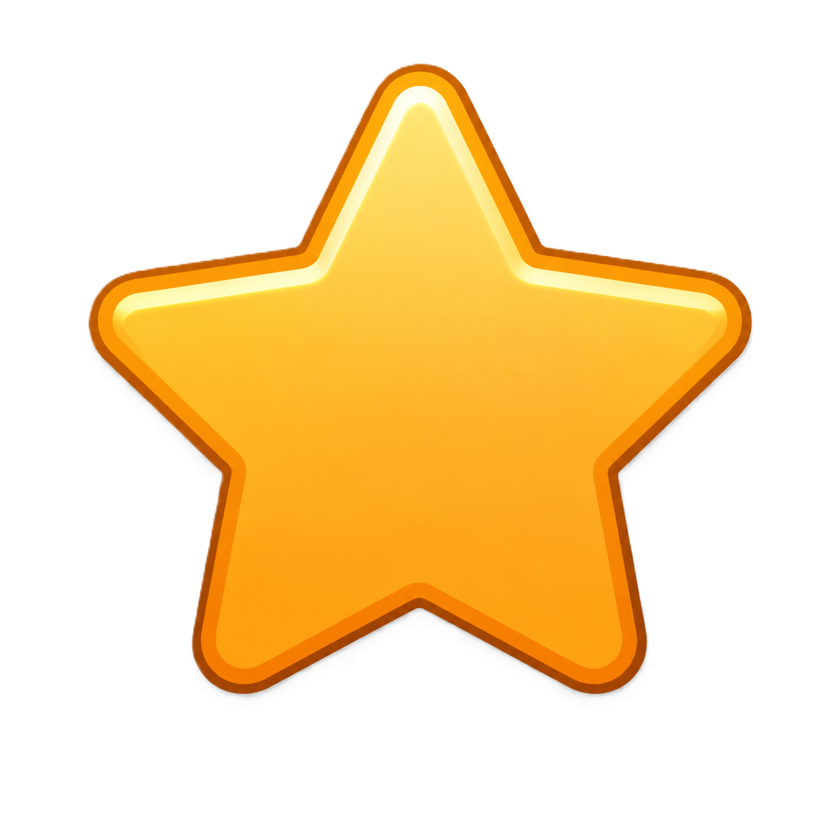
#> input picture kumpulan_icon/icon_moderator.png, 840 x 840 px, shrunk from 1254 x 1254 before the run, found by its file name
$ python clean_edge.py
#> lines starting #> are read from the running program, lines starting #| are printed output that depends on the picture; after the words box and inside, x2 and y2 are one past the last pixel; in counts of white or black regions, pixels touching at a corner belong together
import os
import numpy as np
from PIL import Image
from scipy.ndimage import binary_erosion

assets_dir = 'src/assets'
icons = [
    'icon_moderator.png',
    'icon_operator.png',
    'icon_voice.png',
    'icon_controlled.png',
    'icon_wait.png',
    'icon_wait_controlled.png',
    'icon_silent.png'
]

for icon in icons:
    path = os.path.join(assets_dir, icon)
    if not os.path.exists(path): continue

    img = Image.open(path).convert('RGBA')
#> img is the input picture: PIL image 840x840 RGBA; mean R, G, B, A 87.9, 63.1, 20, 85.3
    data = np.array(img)

    # Current alpha
    alpha = data[:, :, 3] > 128
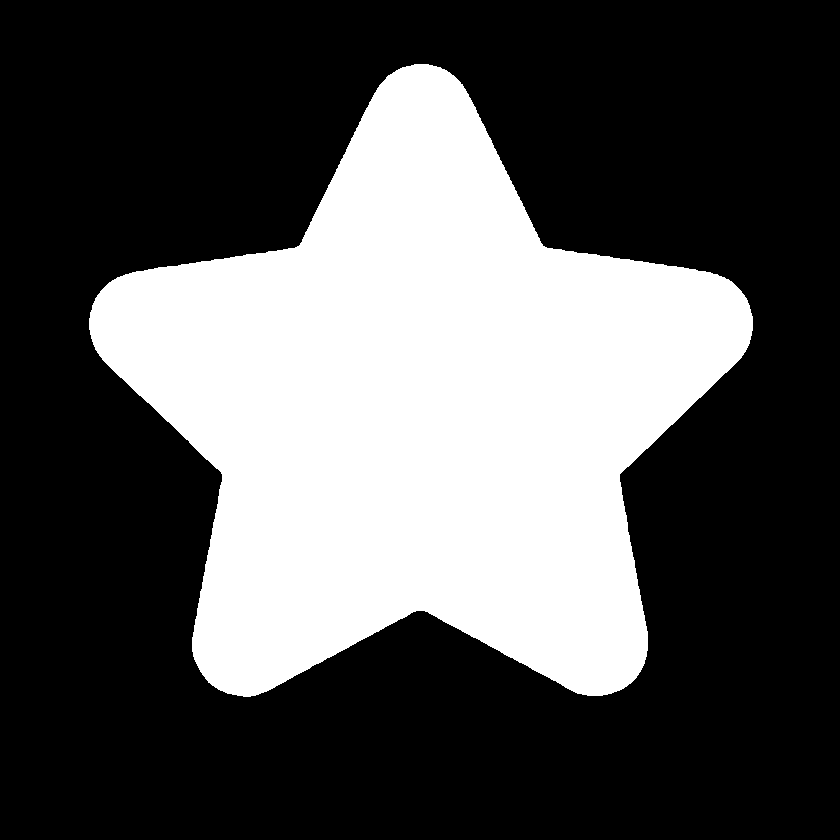
#> alpha: shape (840, 840) bool; 33.4% white; 1 white region, box (x1, y1, x2, y2) and area: (89, 64, 753, 697) 235463

    # Erode the alpha mask by 1 pixel to remove the anti-aliased fringe
    eroded_alpha = binary_erosion(alpha)
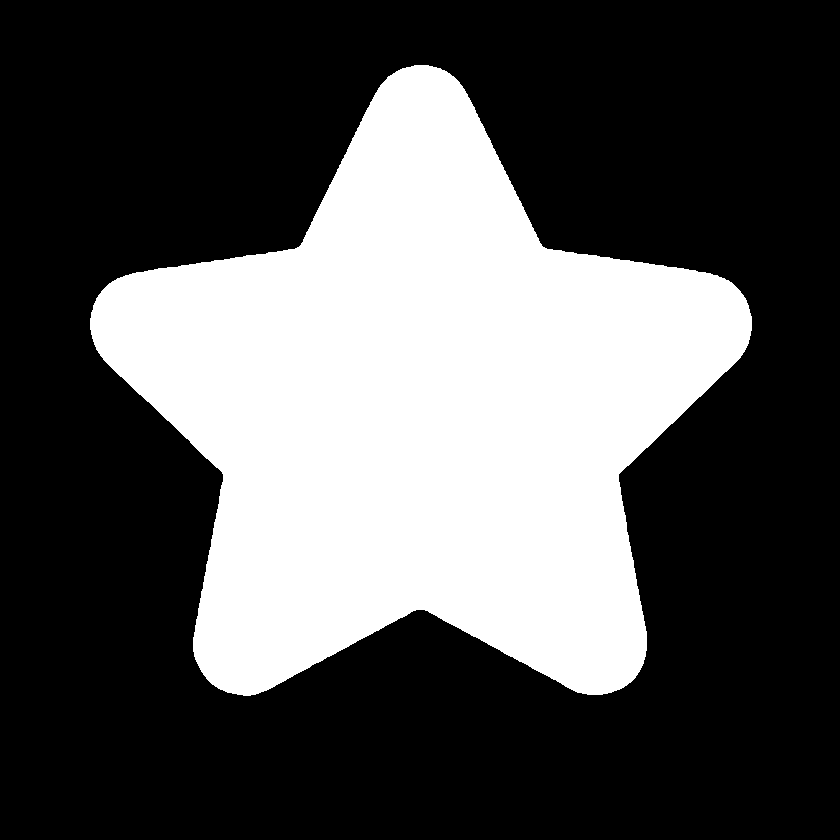
#> eroded_alpha: shape (840, 840) bool; 33.1% white; 1 white region, box (x1, y1, x2, y2) and area: (90, 65, 752, 696) 233442

    # Apply new alpha
    new_data = data.copy()
    new_data[~eroded_alpha, 3] = 0
    new_data[eroded_alpha, 3] = 255
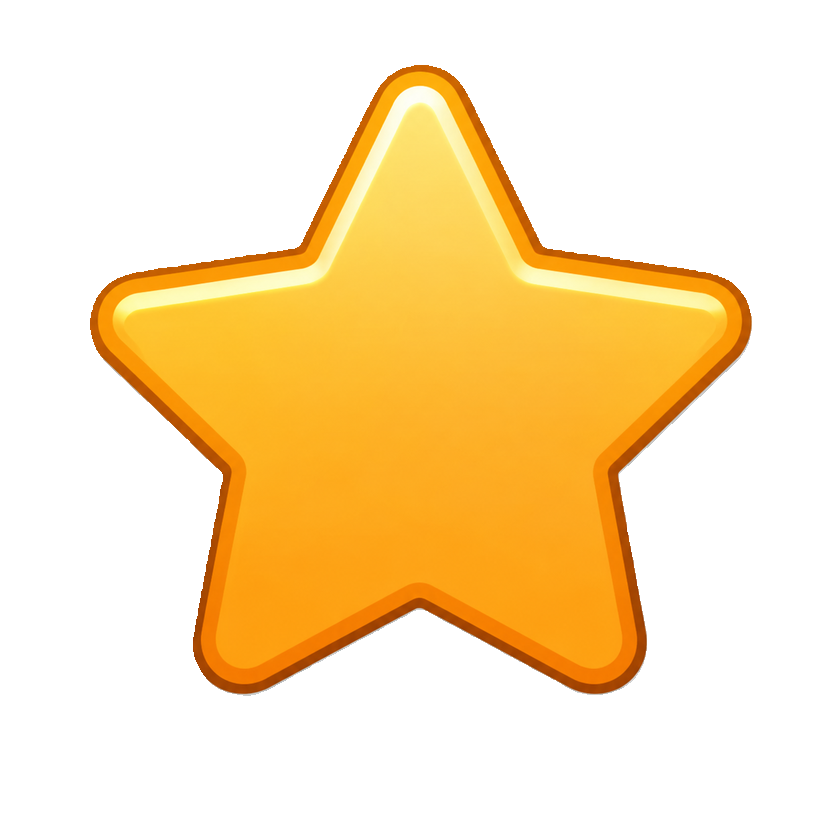
#> new_data: shape (840, 840, 4); mean R, G, B, A 87.9, 63.1, 20, 84.4; transparent parts drawn white
#> pass 3 of the loop `for icon in icons:`:
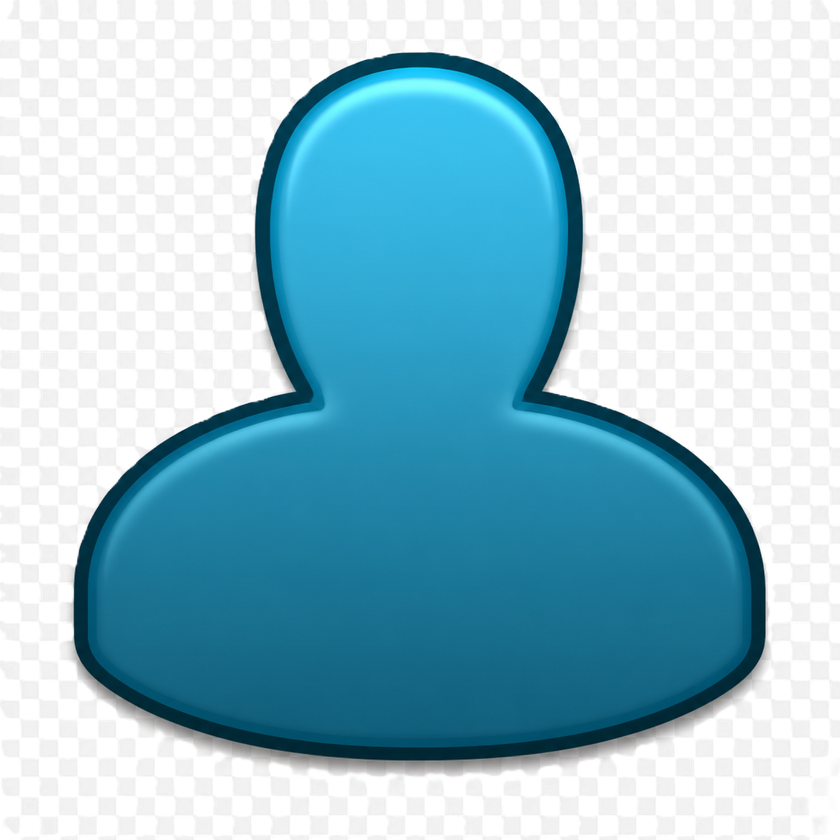
#> input picture kumpulan_icon/icon_voice.png, 840 x 840 px, shrunk from 1254 x 1254 before the run, found by its file name
#> img is the input picture: PIL image 840x840 RGBA; mean R, G, B, A 106.9, 149.2, 163.8, 182.8
#> `alpha = data[:, :, 3] > 128`:
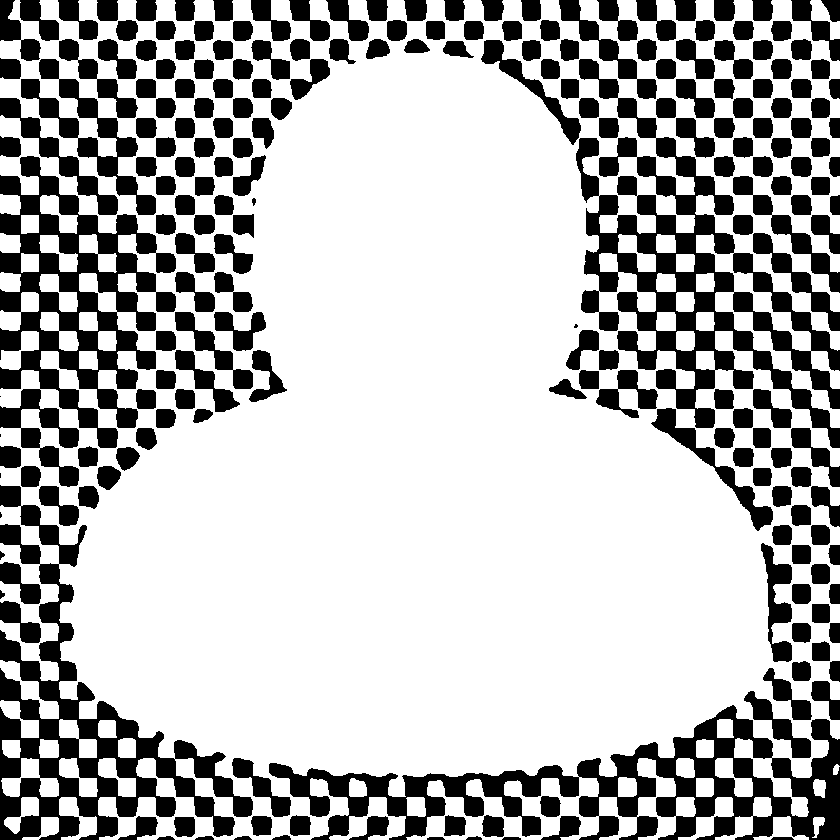
#> alpha: shape (840, 840) bool; 71.7% white; 214 black regions (5 under 20 px), largest, box (x1, y1, x2, y2) and area: (576, 59, 840, 448) 26863, (269, 705, 840, 840) 23717, (0, 156, 176, 487) 21869
#> eroded_alpha: shape (840, 840) bool; 66.5% white; 55 black regions, largest, box (x1, y1, x2, y2) and area: (0, 0, 840, 840) 200825, (250, 38, 331, 101) 2183, (174, 271, 267, 352) 2074
#> `new_data[eroded_alpha, 3] = 255`:
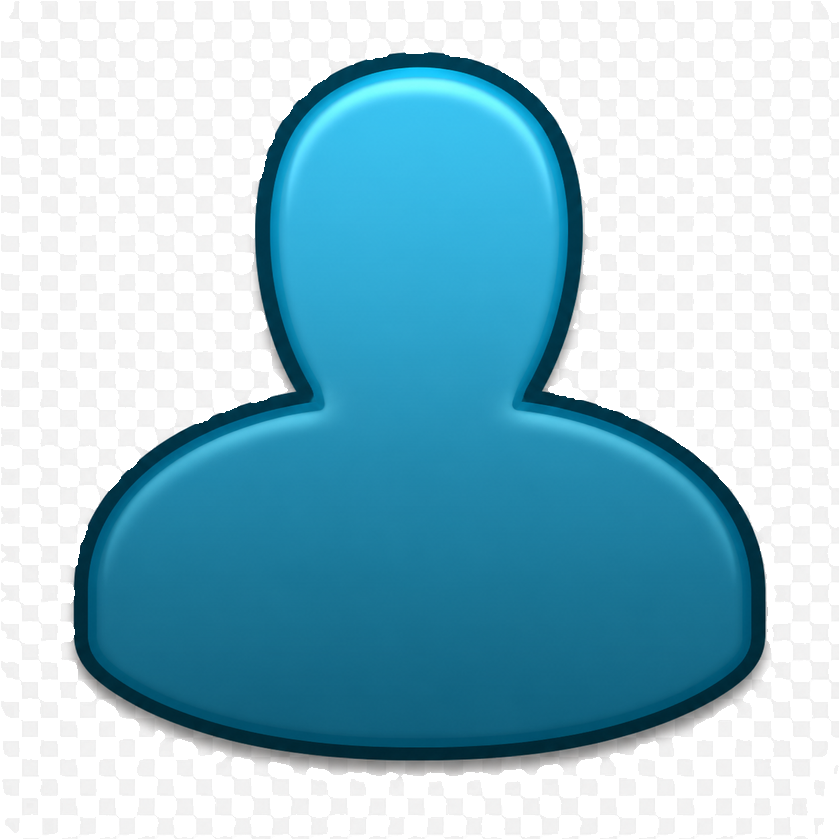
#> new_data: shape (840, 840, 4); mean R, G, B, A 106.9, 149.2, 163.8, 169.5; transparent parts drawn white
#> the loop made 7 passes; the first 3 are shown

    Image.fromarray(new_data).save(path)
    print(f"Cleaned {icon} edges")
